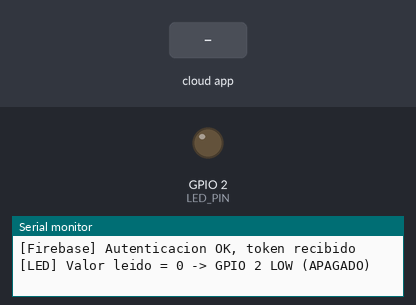
The sketch below on a simulated ESP32. On the bench: output pins drawn as LEDs (lit = HIGH), the last lines printed to the serial monitor. The test bench sets the inputs (shaded band). WiFi joins after 1.5 s; servers stay silent unless stated; the Firebase database answers and starts empty.

Above: at 5.0 s.
5.1 s: the phone or cloud app sets led to 1
At 6.9 s:
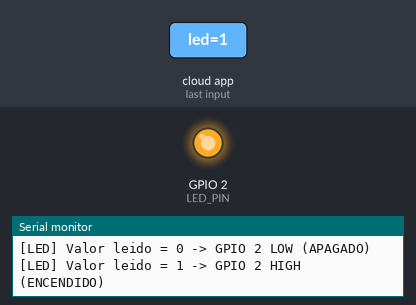
7.4 s: the phone or cloud app sets led to 0
At 8.5 s:
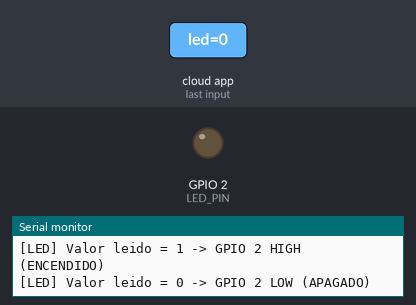
Timing chart, 0 to 10.4 s (numbered marks = the images above; inputs shaded):
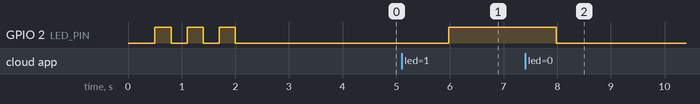

Measured:
- after the input at 5.1 s, GPIO 2 (LED_PIN): LOW → HIGH after 0.88 s
- after the input at 7.4 s, GPIO 2 (LED_PIN): HIGH → LOW after 0.58 s

The sketch:

led_controller_esp32.ino
```cpp
#include <WiFi.h>
#include <Firebase_ESP_Client.h>
#include "addons/TokenHelper.h"

/* ===== CONFIGURACION ===== */
#define WIFI_SSID      "INFINITUM5599"
#define WIFI_PASSWORD  "K9TcupNeAn"

#define API_KEY        "AIzaSyB4U131RkqvYYUSeC6s85wuoto8W8f5fP0"
#define DATABASE_URL   "https://comdomoticaapp-default-rtdb.firebaseio.com"

#define USER_EMAIL     "polvoraul118@gmail.com"
#define USER_PASSWORD  "2mN+nTfZBdUZr@S"

#define DEVICE_ID      "esp32_01"
#define LED_PIN        2
/* =========================== */

FirebaseData fbdo;
FirebaseAuth auth;
FirebaseConfig config;

unsigned long tRead = 0, tOnline = 0;
const int READ_MS = 1000;
const int ONLINE_MS = 30000;
int lastLed = -1;
bool authOK = false;

void setup() {
    Serial.begin(115200);
    delay(500);
    Serial.println("\n\n=== ESP32 LED CONTROLLER ===");

    pinMode(LED_PIN, OUTPUT);
    digitalWrite(LED_PIN, LOW);
    Serial.println("GPIO " + String(LED_PIN) + " = OUTPUT LOW");

    // Prueba de hardware: 3 parpadeos para verificar LED
    Serial.println("[TEST] Probando LED fisico...");
    for (int i = 0; i < 3; i++) {
        digitalWrite(LED_PIN, HIGH);
        delay(300);
        digitalWrite(LED_PIN, LOW);
        delay(300);
    }
    Serial.println("[TEST] Prueba LED completada");

    conectarWiFi();
    configurarFirebase();
}

void loop() {
    // ---- 1. WiFi ----
    if (WiFi.status() != WL_CONNECTED) {
        Serial.println("[WiFi] Desconectado, reconectando...");
        conectarWiFi();
        return;
    }

    // ---- 2. Firebase listo? ----
    if (!Firebase.ready()) {
        static unsigned long t = 0;
        if (millis() - t > 5000) {
            t = millis();
            Serial.println("[Firebase] Esperando autenticacion...");
        }
        delay(100);
        return;
    }

    if (!authOK) {
        authOK = true;
        Serial.println("[Firebase] Autenticacion OK, token recibido");
    }

    unsigned long ahora = millis();

    // ---- 3. Escribir online cada 30s ----
    if (ahora - tOnline > ONLINE_MS) {
        tOnline = ahora;
        String path = String("/devices/") + DEVICE_ID + "/online";
        if (Firebase.RTDB.setBool(&fbdo, path, true)) {
            Serial.println("[Firebase] online = true OK");
        } else {
            Serial.println("[Firebase] ERROR escribiendo online:");
            Serial.println("   " + fbdo.errorReason());
        }
    }

    // ---- 4. Leer led cada 1s ----
    if (ahora - tRead > READ_MS) {
        tRead = ahora;
        String path = String("/devices/") + DEVICE_ID + "/led";

        if (Firebase.RTDB.getInt(&fbdo, path)) {
            if (fbdo.dataType() == "int") {
                int v = fbdo.intData();
                if (v != lastLed) {
                    lastLed = v;
                    digitalWrite(LED_PIN, v == 1 ? HIGH : LOW);
                    Serial.print("[LED] Valor leido = ");
                    Serial.print(v);
                    Serial.print(" -> GPIO ");
                    Serial.print(LED_PIN);
                    Serial.println(v == 1 ? " HIGH (ENCENDIDO)" : " LOW (APAGADO)");
                }
            } else {
                Serial.println("[LED] El nodo NO es un entero. Tipo: " + fbdo.dataType());
            }
        } else {
            Serial.println("[Firebase] ERROR leyendo led:");
            Serial.println("   Ruta: " + path);
            Serial.println("   Error: " + fbdo.errorReason());

            // Si el error es "path not exist", intentar crear el nodo
            if (fbdo.errorReason().indexOf("PATH_NOT_EXIST") >= 0 ||
                fbdo.errorReason().indexOf("path") >= 0) {
                Serial.println("[Firebase] Creando nodo led = 0 ...");
                Firebase.RTDB.setInt(&fbdo, path, 0);
            }
        }
    }
}

// ===== FUNCIONES =====

void conectarWiFi() {
    Serial.print("[WiFi] Conectando a ");
    Serial.print(WIFI_SSID);
    WiFi.mode(WIFI_STA);
    WiFi.begin(WIFI_SSID, WIFI_PASSWORD);

    int intentos = 0;
    while (WiFi.status() != WL_CONNECTED && intentos < 60) {
        delay(500);
        Serial.print(".");
        intentos++;
    }

    if (WiFi.status() == WL_CONNECTED) {
        Serial.println();
        Serial.println("[WiFi] CONECTADO");
        Serial.print("   IP: ");
        Serial.println(WiFi.localIP());
        Serial.print("   RSSI: ");
        Serial.print(WiFi.RSSI());
        Serial.println(" dBm");
    } else {
        Serial.println();
        Serial.println("[WiFi] ERROR: No se pudo conectar");
        Serial.println("[WiFi] Reiniciando ESP32 en 5 segundos...");
        delay(5000);
        ESP.restart();
    }
}

void configurarFirebase() {
    Serial.println("[Firebase] Configurando...");
    Serial.print("   URL: ");
    Serial.println(DATABASE_URL);
    Serial.print("   User: ");
    Serial.println(USER_EMAIL);
    Serial.print("   Device: ");
    Serial.println(DEVICE_ID);

    config.api_key = API_KEY;
    config.database_url = DATABASE_URL;

    auth.user.email = USER_EMAIL;
    auth.user.password = USER_PASSWORD;

    fbdo.setResponseSize(4096);
    config.token_status_callback = tokenStatusCallback;

    Firebase.reconnectNetwork(true);
    Firebase.begin(&config, &auth);

    Serial.println("[Firebase] Inicializado. Esperando autenticacion...");
}
```
